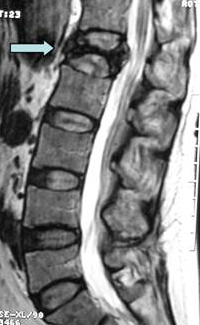
#> input picture images/coluna.jpg, 200 x 325 px
$ python exercicio3.py
#> lines starting #> are read from the running program, lines starting #| are printed output that depends on the picture
import cv2
import matplotlib.pyplot as plt

img = cv2.imread("images/coluna.jpg")
#> img is the input picture: shape (325, 200, 3); mean B, G, R 128.8, 128.8, 128.6
img_rgb = cv2.cvtColor(img, cv2.COLOR_BGR2RGB)

img_negativa = 255 - img_rgb
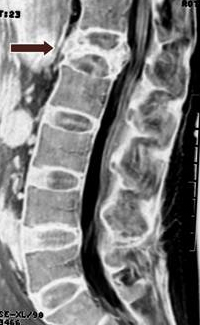
#> img_negativa: shape (325, 200, 3); mean R, G, B 126.4, 126.2, 126.2

# Exibir as imagens lado a lado
fig, axs = plt.subplots(1, 2, figsize=(10, 5))

axs[0].imshow(img_rgb)
axs[0].set_title("Imagem Original")
axs[0].axis('off')

axs[1].imshow(img_negativa)
axs[1].set_title("Imagem Negativa")
axs[1].axis('off')

plt.tight_layout()
plt.show()
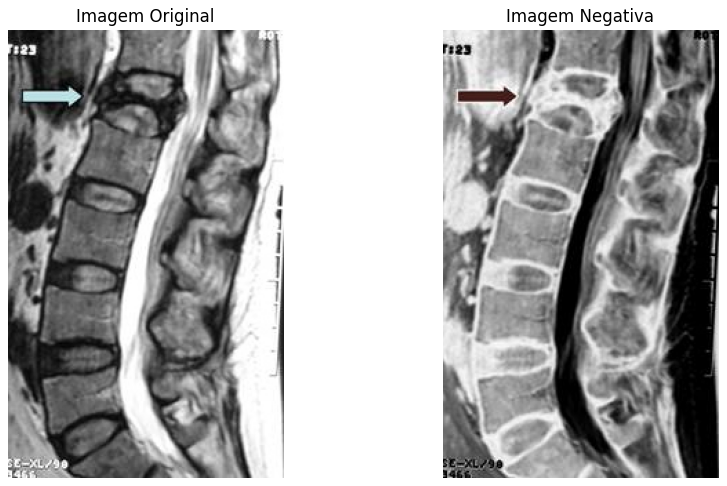
#> figure drawn by matplotlib, 2 panels

$ run again, with images/KAREN.JPG copied over images/coluna.jpg
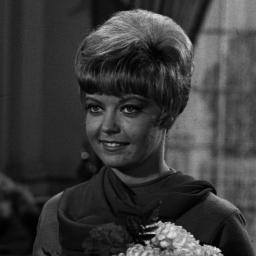
#> input picture images/KAREN.JPG, 256 x 256 px
#> img is the input picture: shape (256, 256, 3); min 0, max 233, mean 58.8
#> `img_negativa = 255 - img_rgb`:
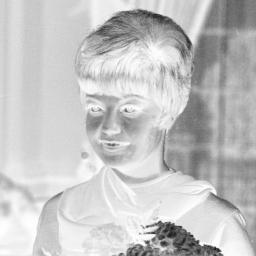
#> img_negativa: shape (256, 256, 3); min 22, max 255, mean 196.2
#> `plt.show()`:
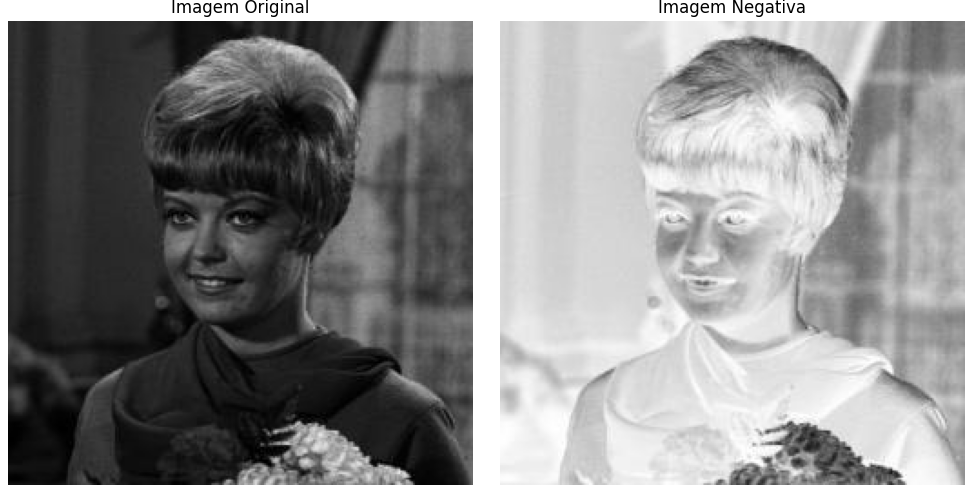
#> figure drawn by matplotlib, 2 panels
